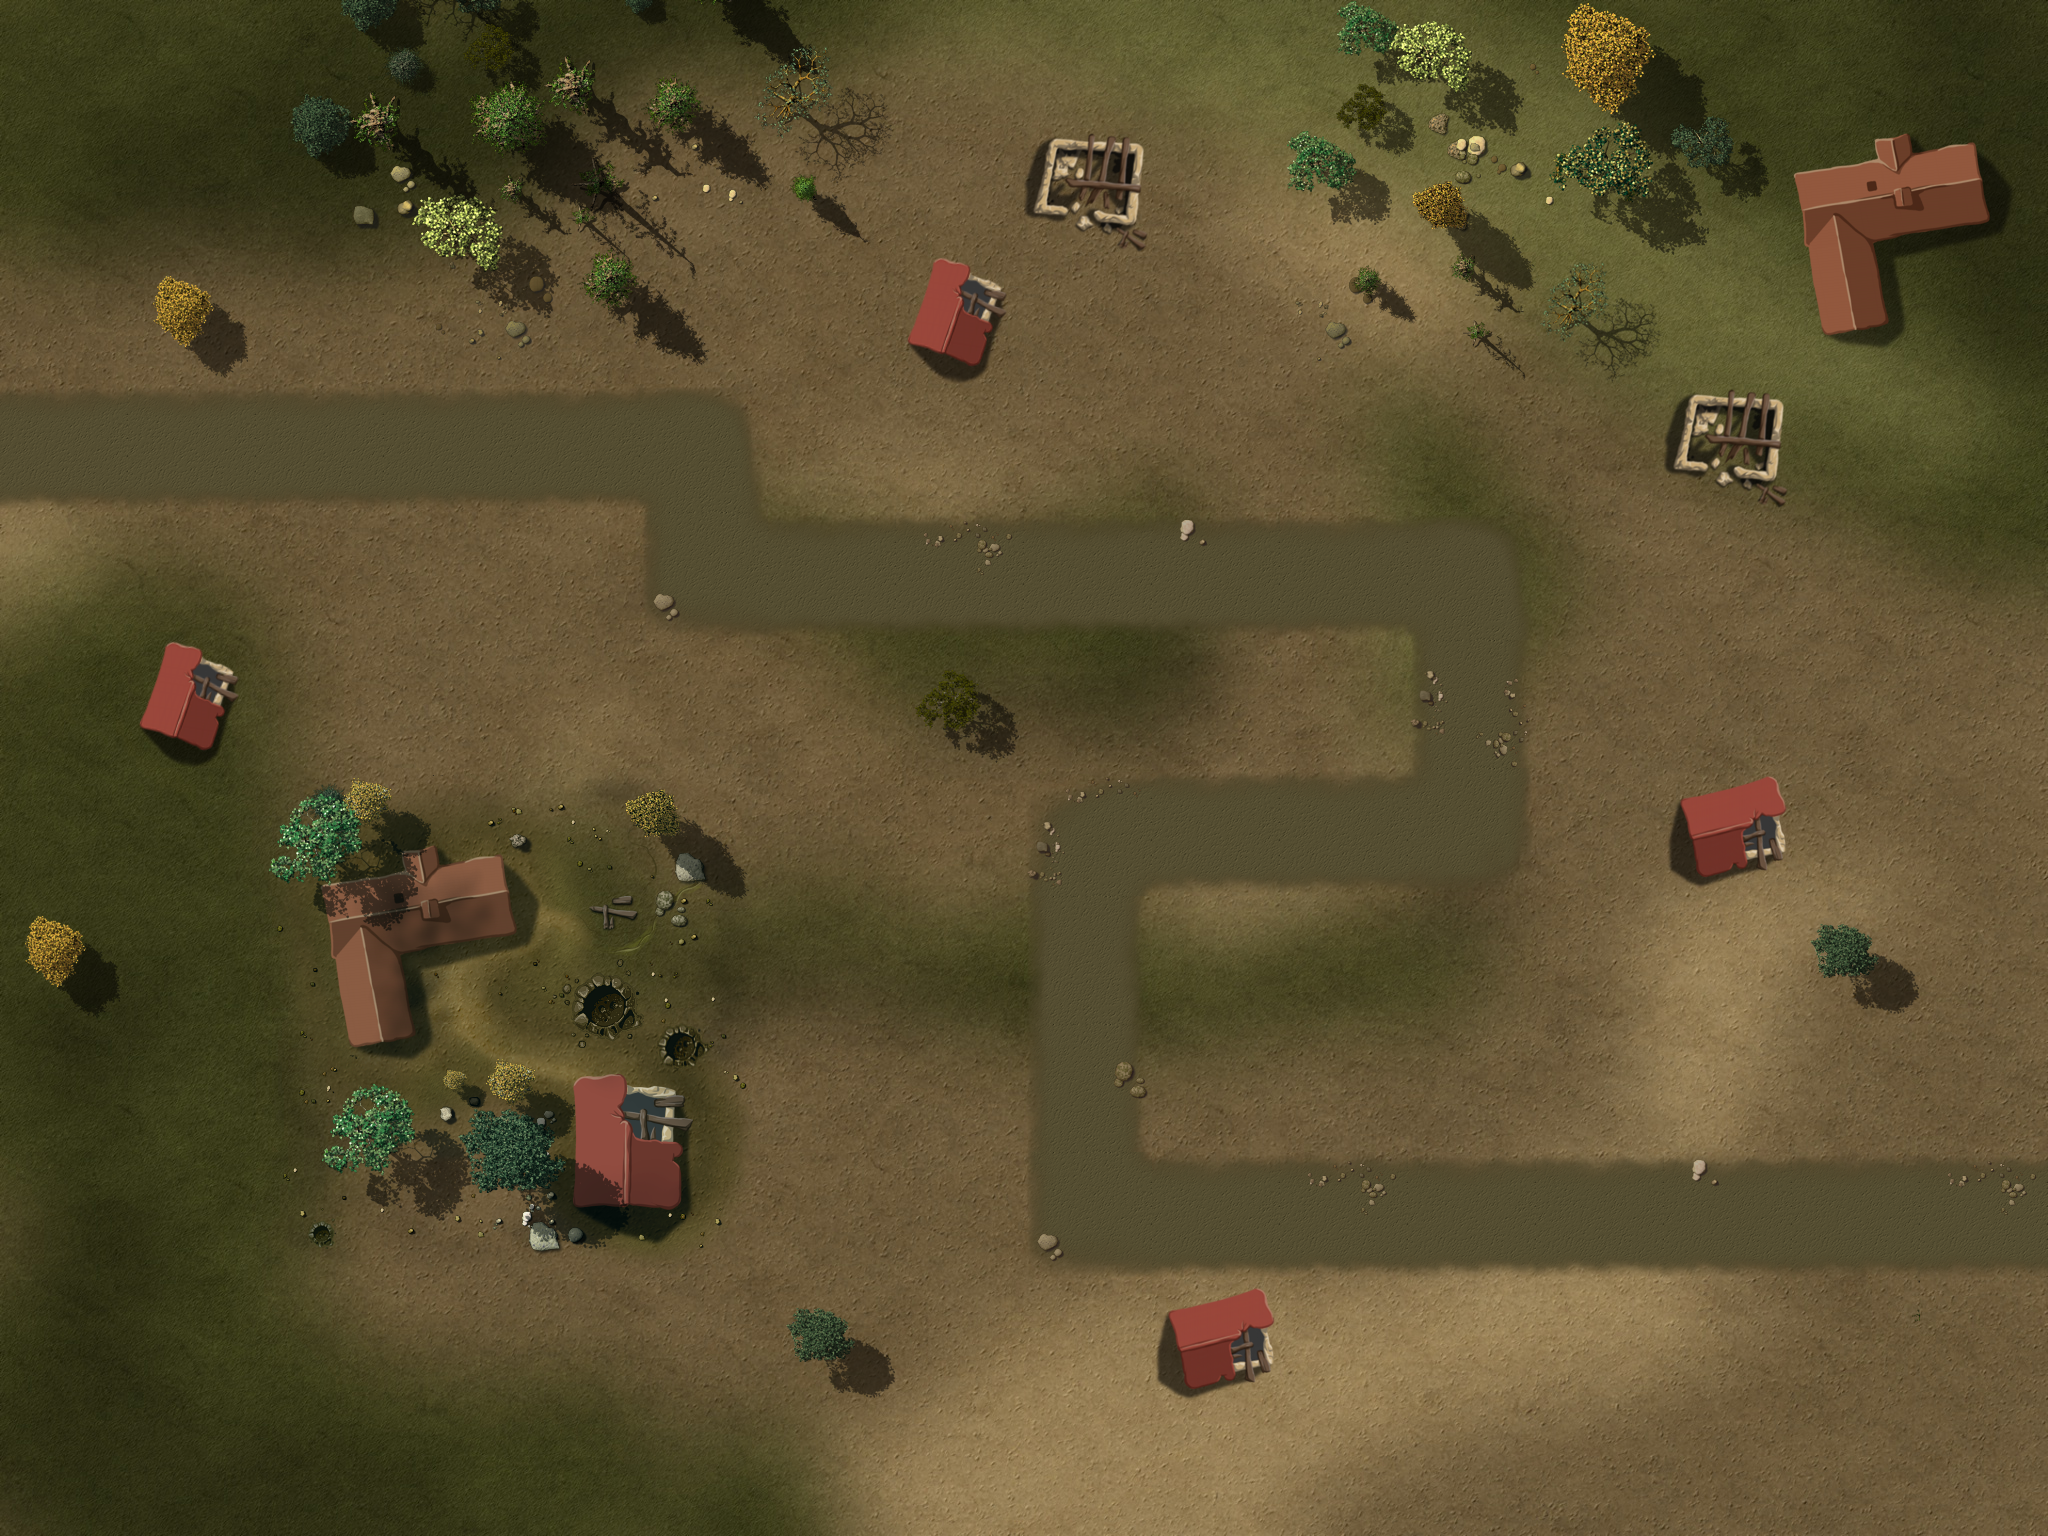

This is a level from a 2D game, rendered from its Tiled map with the project's own tilesets. A one-line summary and the map file follow, with tile-layer data summarised:
An orthogonal 16x12 tile map with 128x128 px tiles, 4 tile layers (Ground, Objects1, Objects2, Path), 3 tilesets and 32 objects.

<map version="1.0" orientation="orthogonal" width="16" height="12" tilewidth="128" tileheight="128">
 <properties>
  <property name="wave01" value="1,1,1,1,4,1,1,1,1,4,10,10,10,1,10,10,10,1,1,1,1,1,1,10,10,10,10,1" />
  <property name="wave02" value="1,1,1,1,1,1,1,1,1,1,1,1,1,1,1,2,2,1,1,1,1,1,1" />
  <property name="wave03" value="10,4,4,1,1,5,5,10,10,10,10,2,10,10,2,10,10,10,10,2,10,10,10,10,10,10,10" />
  <property name="wave04" value="1,2,1,1,1,2,11,11,11,10,10,10,6,1,1,1,1,1,1,1,10,10,10,2,10,10,1,1,2,2,1,1,10,10,10,10,10,2,2,1,1" />
  <property name="wave05" value="4,10,10,10,10,1,1,1,4,4,1,10,10,10,10,10,10,10,6,1,1,1,1,1,4,1,1,4,1,1" />
  <property name="wave06" value="1,1,1,4,1,1,4,1,1,4,1,1,1,4,6,1,1,1,2,3,1,1,1,2,4,1,1,1,4,1,1,4,1,1,1,4" />
  <property name="wave07" value="1,1,1,2,4,4,1,8,1,1,1,5,5,5,7,7,9,9,9,8,1,1,1,1,1,4,1,2,1,2,1,1,4,4,1,1,2" />
  <property name="wave08" value="10,10,10,10,10,2,10,1,1,4,2,4,1,10,10,10,10,10,10,10,4,4,10,10,4,4,4,1,1,1,1,10,10,10,10,10,10,4,2,1,1,1" />
  <property name="wave09" value="1,1,10,10,10,10,10,10,2,10,10,1,1,4,2,4,1,1,1,1,6,1,1,6,1,4,2,10,10,10,10" />
  <property name="wave10" value="10,10,10,5,6,5,5,5,3,5,7,5,5,5,6,10,10,10,10,10,10,5,5,5,7,2,10,10,10,5,10,10,10,10,10,5,10,10,10,10,10,10,5,10,10,5,10,10,10,10,5,10,10,10,10,7,10,10,7,100,10,2" />
  <property name="wave11" value="10,10,10,10,10,6,4,4,5,5,5,6,10,3,10,10,10,10,10,10,10,10,10,10,10,10,10,10,10,10,10,10,10,7,10,5,5,5,5,3" />
  <property name="wave12" value="1,5,5,5,3,6,5,5,5,9,9,9,5,5,5,7,2,10,5,5,5,5,5,5,5,5,5,5,5,4,4,4,7,2,5,5,5,5,7,3,5,5,1" />
  <property name="wave13" value="5,5,5,5,5,5,10,10,10,6,5,5,4,4,5,5,5,10,10,10,10,10,5,10,10,10,3,5,5,5,10,10,10,10,5,5,5,5,5,10,10,10,10,5,7,1" />
  <property name="wave14" value="6,4,4,5,5,5,5,5,5,5,7,5,5,3,5,10,10,10,10,10,7,5,5,10,10,10,10,5,5,10,10,10,10,10,10,10,10,10,10,10,10,10,10,10,10,10,10,10,10,10,10,10,10,10,10,10,10,10,10,10,10,10,10" />
  <property name="wave15" value="10,10,10,10,5,10,5,10,5,10,10,5,5,5,7,7,7,6,5,5,5,8,5,5,5,9,9,9,10,5,5,5,5,10,10,10,10,5,5,5,10" />
  <property name="wave16" value="1,4,4,5,5,3,5,4,4,4,5,5,4,5,5,5,7,2,5,3,3,5,7,3,5,5,5,4,5,4,5,4,4,5,4,5,7,5,5,5,5,5,5,5,1" />
  <property name="wave17" value="2,3,4,5,5,5,5,3,5,5,3,5,10,10,10,10,5,7,5,5,11,11,9,9,9,7,2,4,4,5,5,7,5,5,4,7,4,5,5,5,5,5,3" />
  <property name="wave18" value="1,5,5,5,5,5,5,5,6,5,6,4,5,5,5,5,7,2,5,7,5,4,5,7,5,5,5,5,5,5,5,5,5,5,5,1" />
  <property name="wave19" value="10,10,10,10,5,5,5,5,5,5,3,5,5,6,8,5,5,5,5,11,11,11,10,10,10,10,7,7,8,5,5,3,5,5,5,5,7,4,4,4,4,5,5,5,5,8" />
  <property name="wave20" value="1,4,5,5,5,3,5,5,5,5,4,5,5,5,11,11,11,10,10,5,5,3,5,3,5,4,5,4,4,5,4,5,7,5,5,5,5,5,5,5,101" />
  <property name="wave21" value="6,5,5,5,5,3,3,5,5,5,5,5,6,5,5,5,5,5,4,6,5,5,5,4,5,5,5,5,5,5,5,5,5,5,5,2" />
  <property name="wave22" value="7,7,3,7,7,5,5,5,5,3,10,10,10,10,10,5,7,2,7,5,5,3,5,5,10,10,10,10,10,10,10,10,6,5,5,5,5,81,5,5,7,5,5,7,7,7,5,7,5,5,5,5,4" />
  <property name="wave23" value="10,10,6,5,5,6,5,5,5,10,10,6,9,9,9,5,5,9,10,10,10,10,10,10,5,5,5,7,2,4,4,4,10,10,10,10,4,10,7,5,5,10,10,10,10,4,4,7,10,5,5,5,1" />
  <property name="wave24" value="1,5,5,5,5,5,5,5,5,7,5,5,9,11,11,11,9,6,5,5,5,4,4,5,4,5,3,3,5,5,5,5,5,5,5,5,5,5,5,5,1" />
  <property name="wave25" value="8,5,5,4,6,10,10,10,4,10,10,5,5,4,7,10,10,10,10,7,6,5,5,5,5,5,5,5,5,5,5,5,10,10,10,10,5,5,5,5,5,5,5,4,7,5,7" />
  <property name="wave26" value="1,5,5,5,5,5,5,5,6,7,6,4,4,5,5,5,5,5,5,5,6,5,5,8,6,4,4,4,4,4,4,5,7,3,3,5,5,5,5,5,5,5,5,7,7,5,5,5,5,5,5,6,5,5,7,6,5,5,8" />
  <property name="wave27" value="10,10,10,10,10,7,10,10,7,10,10,10,5,5,11,11,4,4,4,3,3,5,5,3,3,3,5,5,6,8,5,5,9,9,9,5,7,3,5,9,10,7,10,10,10,10,10,10,10" />
  <property name="wave28" value="10,10,10,10,5,5,11,11,11,11,9,9,9,5,5,5,3,5,5,7,7,3,3,4,4,6,7,3,3,3,5,4,4,4,4,4,5,5,5,11,11,11,6,11,11,11,6,11,11,8,10,10,10,10,10,10,10,10,10,10,10,10,10,10,10,10,10,10,10,10,10,10,10,10,10,10,10,10,10,10,10,10,10,10,10,10,10" />
  <property name="wave29" value="10,10,10,10,5,10,8,5,5,9,5,5,5,5,11,11,11,9,9,11,11,6,11,11,4,4,4,5,5,7,3,5,4,7,7,7,9,8,6,5,8,5,10,5,10,10,10,5,5,5,5,10,10,10,10,5,5,5,10" />
  <property name="wave30" value="100,9,8,7,9,8,7,5,5,5,5,7,7,7,8,5,5,5,6,7,7,3,3,4,4,4,4,5,5,4,4,4,4,5,5,3,3,6,5,7,7,3,5,7,102,10,10,10,10,10,10,8,5,5,6,3,3,7,5,5,5,103" />
  <property name="wave31" value="5,6,5,5,5,6,5,5,5,5,5,5,6,5,5,5,5,5,8,8,5,5,6,10,10,10,10,11,11,11,6,10,10,10,10,3" />
  <property name="wave32" value="11,11,11,9,9,11,11,8,11,11,6,5,5,6,5,5,9,9,9,6,8,5,5,5,5,5,4,4,4,7,3" />
  <property name="wave33" value="10,10,10,10,9,9,9,10,10,10,8,10,10,10,10,8,10,7,10,3,10,10,10,8,8,10,10,3,8,10,10,10,9,9,10,10,9,9" />
  <property name="wave34" value="1,5,5,5,7,3,4,5,4,5,6,5,5,8,8,3,7,4,5,4,5,5,51,8,9,9,9,5,5,6,5,5,5,2" />
  <property name="wave35" value="11,11,11,8,9,9,9,5,5,6,6,7,11,11,11,6,10,6,10,10,9,9,7,5,7,5,7,3" />
  <property name="wave36" value="4,4,7,10,10,10,5,5,5,5,5,6,6,10,4,6,3,6,4,7,8,5,5,5,6,7,5,5,5,9,9,8,5,5,5,5" />
  <property name="wave37" value="10,10,10,10,5,10,5,10,5,10,10,5,5,5,7,7,7,6,5,5,5,8,5,5,5,9,9,9,10,5,5,5,5,10,10,10,10,5,5,5,10" />
  <property name="wave38" value="1,4,4,5,5,3,5,4,4,4,5,5,4,5,5,5,7,2,5,3,3,5,7,3,5,5,5,4,5,4,5,4,4,5,4,5,7,5,5,5,5,5,5,5,1" />
  <property name="wave39" value="2,3,4,5,5,5,5,3,5,5,3,5,10,10,10,10,5,7,5,5,11,11,9,9,9,7,2,4,4,5,5,7,5,5,4,7,4,5,5,5,5,5,3" />
  <property name="wave40" value="102,5,5,5,5,5,5,5,6,5,6,4,5,5,5,5,7,2,5,7,5,4,5,7,5,5,5,5,5,5,5,5,5,5,5,1,103" />
 </properties>
 <tileset firstgid="1" name="ground" tilewidth="128" tileheight="128">
  <image source="tilesWorld1.png" width="2048" height="2048" />
 </tileset>
 <tileset firstgid="257" name="ground" tilewidth="2048" tileheight="1536">
  <image source="ground4.jpg" width="2048" height="1536" />
 </tileset>
 <tileset firstgid="258" name="path" tilewidth="128" tileheight="128">
  <image source="path01.png" width="512" height="512" />
 </tileset>
 <layer name="Ground" width="16" height="12">
  <data>[192 cells, 1 non-empty, 1 distinct tile ids]</data>
 </layer>
 <layer name="Objects1" width="16" height="12">
  <data>[192 cells, 0 non-empty, 0 distinct tile ids]</data>
 </layer>
 <layer name="Objects2" width="16" height="12">
  <data>[192 cells, 55 non-empty, 50 distinct tile ids]</data>
 </layer>
 <layer name="Path" width="16" height="12">
  <data>[192 cells, 28 non-empty, 10 distinct tile ids]</data>
 </layer>
 <objectgroup name="Objects3" width="16" height="12">
  <object gid="230" x="1748" y="380" />
  <object gid="225" x="1886" y="188" />
  <object gid="225" x="1594" y="862" />
  <object gid="227" x="1180" y="1458" />
  <object gid="227" x="1102" y="1534" />
  <object gid="227" x="1796" y="1542" />
  <object gid="233" x="60" y="784" />
  <object gid="234" x="928" y="716" />
  <object gid="234" x="1722" y="934" />
  <object gid="143" x="1300" y="740" />
  <object gid="112" x="552" y="590" />
  <object gid="112" x="1082" y="966" />
  <object gid="32" x="388" y="1468" />
  <object gid="142" x="1434" y="940" />
  <object gid="141" x="684" y="522" />
 </objectgroup>
 <objectgroup name="Locked" width="16" height="12">
  <object x="2432" y="256" />
  <object x="0" y="256" width="128" height="1024" />
  <object x="1920" y="256" width="128" height="1024" />
  <object x="0" y="1280" width="2048" height="256" />
  <object x="0" y="0" width="2048" height="256" />
  <object x="128" y="640" width="128" height="128" />
  <object x="128" y="256" width="128" height="128" />
  <object x="1792" y="896" width="128" height="128" />
  <object x="1664" y="384" width="128" height="128" />
  <object x="1280" y="256" width="384" height="128" />
  <object x="896" y="256" width="128" height="128" />
  <object x="1664" y="768" width="128" height="128" />
  </objectgroup>
 <objectgroup name="Waypoints" width="16" height="12">
  <!-- 1 objects omitted --></objectgroup>
</map>
<!-- 5 of 32 objects omitted -->
